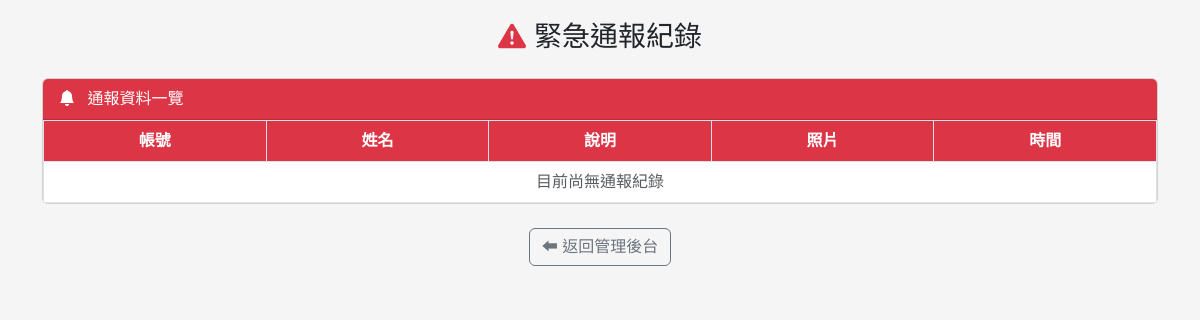
Before: /admin/reports (signed in) with the older database file.
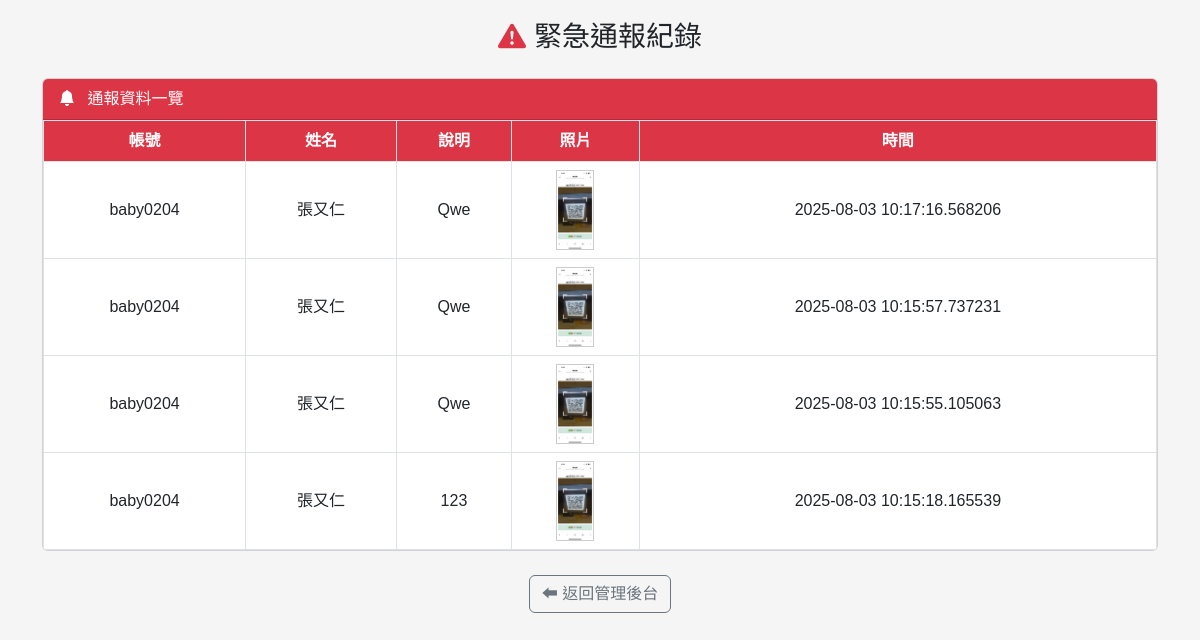
After: the same page with the newer database file.
### models.py (models this page shows, shortened)
class Report(db.Model):
    id = db.Column(db.Integer, primary_key=True)
    member_id = db.Column(db.Integer, db.ForeignKey('member.id'), nullable=False)
    description = db.Column(db.Text, nullable=False)
    photo_filename = db.Column(db.String(200))
    timestamp = db.Column(db.DateTime, default=datetime.utcnow)

class Member(db.Model):
    id = db.Column(db.Integer, primary_key=True)
    account = db.Column(db.String(50), unique=True, nullable=False)
    password_hash = db.Column(db.String(100), nullable=False)  # 密碼雜湊
    name = db.Column(db.String(50), nullable=False)
    title = db.Column(db.String(50))  # 職稱，例如隊長、隊員
    records = db.relationship('Record', backref='member', lazy=True)
    reports = db.relationship('Report', backref='member', lazy=True)

### blueprints/admin_records.py (the view)
@admin_records_bp.route('/reports')
def view_reports():
    if not session.get('admin'):
        return redirect('/login')
    reports = db.session.query(
        Member.account,             # ✅ 修正為 account
        Member.name,
        Report.description,
        Report.photo_filename,
        Report.timestamp
    ).join(Member, Report.member_id == Member.id).order_by(Report.timestamp.desc()).all()
    return render_template('admin/reports.html', reports=reports)

### templates/admin/reports.html (shortened to what this page needs)
<!DOCTYPE html>
<html lang="zh-Hant">
<head>
  <link href="https://cdn.jsdelivr.net/npm/bootstrap@5.3.0/dist/css/bootstrap.min.css" rel="stylesheet">
  <link href="https://cdn.jsdelivr.net/npm/bootstrap-icons@1.10.5/font/bootstrap-icons.css" rel="stylesheet">
</head>
<body>
  <div class="container">
    <h3 class="text-center mb-4">
      <i class="bi bi-exclamation-triangle-fill me-2 text-danger"></i>緊急通報紀錄
    </h3>
    <div class="card mb-4">
      <div class="card-header bg-danger text-white">
        <i class="bi bi-bell-fill me-2"></i> 通報資料一覽
      </div>
      <div class="card-body p-0">
        <table class="table table-bordered m-0 align-middle text-center">
          <thead>
            <tr>
              <th>帳號</th>
              <th>姓名</th>
              <th>說明</th>
              <th>照片</th>
              <th>時間</th>
            </tr>
          </thead>
          <tbody>
          {% for r in reports %}
            <tr>
              <td>{{ r[0] }}</td>
              <td>{{ r[1] }}</td>
              <td>{{ r[2] }}</td>
              <td>
                {% if r[3] %}
                  <img src="/uploads/{{ r[3] }}" class="report-photo">
                {% else %}
                  <span class="text-muted">無</span>
                {% endif %}
              </td>
              <td>{{ r[4] }}</td>
            </tr>
          {% else %}
            <tr>
              <td colspan="5" class="text-muted">目前尚無通報紀錄</td>
            </tr>
          {% endfor %}
          </tbody>
        </table>
      </div>
    </div>
    <div class="text-center mt-4">
      <a href="/admin" class="btn btn-outline-secondary">
        ⬅ 返回管理後台
      </a>
    </div>
  </div>
</body>
</html>

### templates/admin/reports.html (style rules this page uses)
body { font-family: "Microsoft JhengHei", sans-serif; background-color: #f5f5f5; padding: 20px; }
.table thead th { background-color: #dc3545; color: white; }
.card-header.bg-danger { background-color: #dc3545 !important; }
img.report-photo { max-width: 100px; max-height: 80px; object-fit: cover; border: 1px solid #ccc; }

Changed rows visible on the page:
added Report: account "baby0204", name "張又仁", description "Qwe", photo_filename (picture), timestamp "2025-08-03 10:17:16.568206"
added Report: account "baby0204", name "張又仁", description "Qwe", photo_filename (picture), timestamp "2025-08-03 10:15:57.737231"
added Report: account "baby0204", name "張又仁", description "Qwe", photo_filename (picture), timestamp "2025-08-03 10:15:55.105063"
added Report: account "baby0204", name "張又仁", description "123", photo_filename (picture), timestamp "2025-08-03 10:15:18.165539"
Other visible differences:
text no longer shown: "目前尚無通報紀錄"
